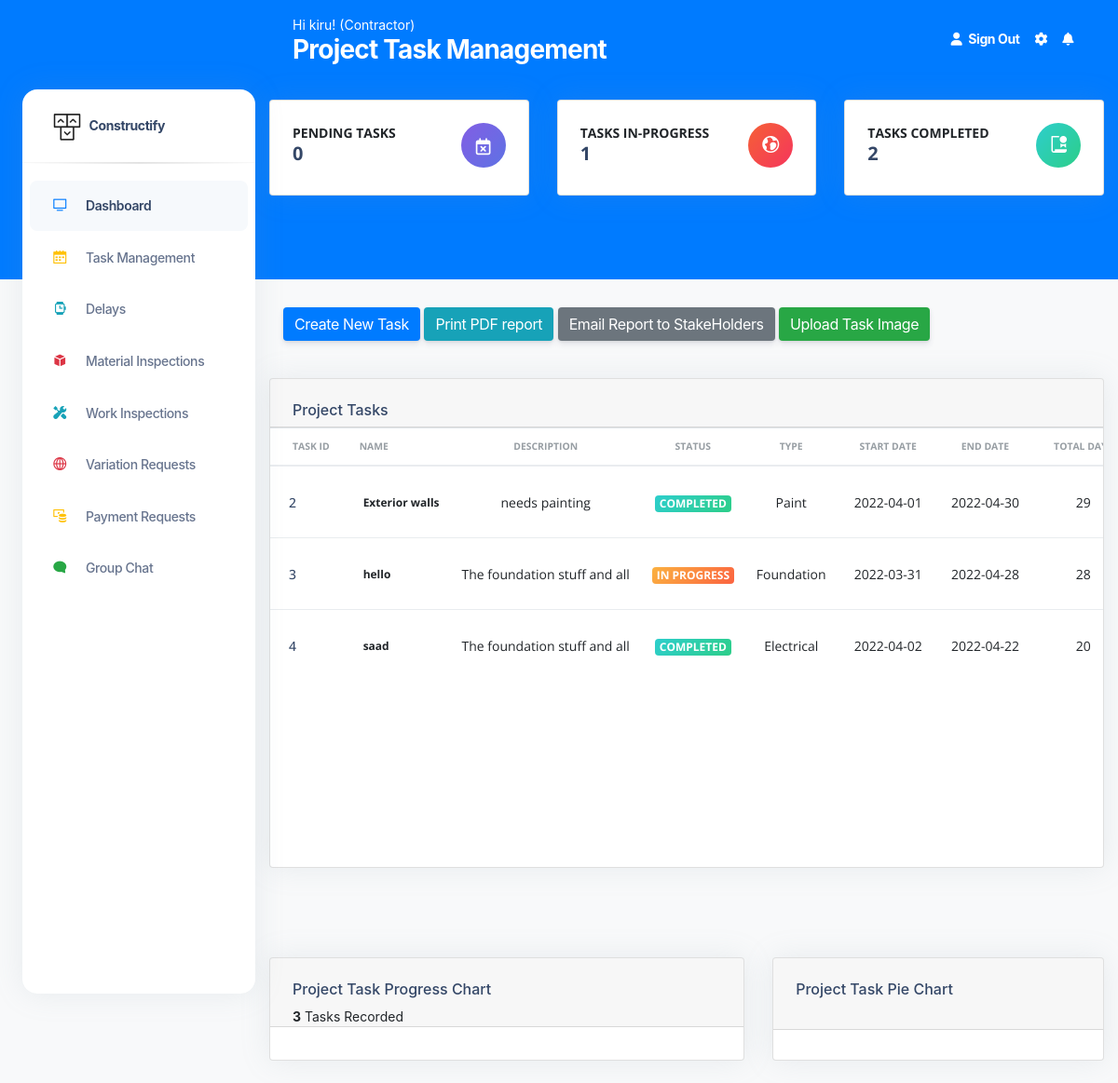
The app's page /Tasks (signed in) with its own data.
### construct/models.py (models this page shows, shortened)
class User(db.Model, UserMixin):
    id = db.Column(db.Integer(), nullable=False, primary_key=True)
    username = db.Column(db.String(length=30), nullable=False, unique=True)
    email_address = db.Column(db.String(length=50),
                              nullable=False, unique=True)
    password_hash = db.Column(db.String(length=50),
                              nullable=False, unique=True)
    role = db.Column(db.String(length=30), nullable=False, unique=False)
    contact_number = db.Column(db.String(length=30), nullable=False, unique=False)
    @property
    def password(self):
        return self.password

class Tasks(db.Model):
    id = db.Column(db.Integer(), nullable=False, primary_key=True)
    Name = db.Column(db.String(length=30), nullable=False)
    description = db.Column(db.String(length=30), nullable=False)
    phase = db.Column(db.String(length=30), nullable=False)
    Percentage = db.Column(db.Integer(), nullable=False,default=0)
    start_date = db.Column(db.String(length=30), nullable=False)
    end_date = db.Column(db.String(length=30), nullable=False)
    status = db.Column(db.String(length=30), nullable=True, default="Pending")
    total_estimated_cost = db.Column(db.String(length=30), nullable=False)
    total_days = db.Column(db.Integer(), nullable=False)

### construct/routes.py (the view)
@app.route("/Tasks", methods=['GET', 'POST'])
@login_required
def Taskpage():
    taskform = TaskForm()
    tasks = Tasks.query.all()
    pending_tasks= Tasks.query.filter(Tasks.status == "Pending").count()
    completed_tasks= Tasks.query.filter(Tasks.status == "Completed").count()
    inprogress_tasks= Tasks.query.filter(Tasks.status == "In Progress").count()
    data = {'Task' : 'Status', 'Pending' : pending_tasks, 'In Progress' : inprogress_tasks, 'Completed' : completed_tasks}
    task_count = pending_tasks + completed_tasks + inprogress_tasks
    page_name= "Tasks"
    page_message="Project Task Management"
    if request.method == "GET":
        page_message="Project Task Management"
    return render_template('TaskManagementpage.html', tasks=tasks, taskform=taskform, inprogress_tasks=inprogress_tasks,completed_tasks=completed_tasks, pending_tasks=pending_tasks, data=data,page_message=page_message, task_count=task_count,page_name=page_name)

### construct/models.py (called while the page is built)
@login_manager.user_loader
def load_user(user_id):
    return User.query.get(int(user_id))

### construct/templates/TaskManagementpage.html (shortened to what this page needs)
<!DOCTYPE html>
<html lang="en">
<head>
  <link href="{{ url_for('static', filename='assets')}}/css/nucleo-icons.css" rel="stylesheet" />
  <link href="{{ url_for('static', filename='assets')}}/css/nucleo-svg.css" rel="stylesheet" />
  <link href="{{ url_for('static', filename='assets')}}/css/nucleo-svg.css" rel="stylesheet" />
  <link id="pagestyle" href="{{ url_for('static', filename='assets')}}/css/argon-dashboard.css?v=2.0.2"
    rel="stylesheet" />
  <link rel="stylesheet" type="text/css"
    href="https://stackpath.bootstrapcdn.com/bootstrap/4.2.1/css/bootstrap.min.css">
</head>
{% include 'includes/GlobalSideNavbar.html' %}
<main class="main-content position-relative border-radius-lg ">
  {% include 'includes/GlobalNavbar.html' %}
  <div class="container-fluid py-4">
    <div class="row">
      <div class="col-xl-4 col-sm-6 mb-xl-0 mb-4">
        <div class="card">
          <div class="card-body p-4">
            <div class="row">
              <div class="col-8">
                <div class="numbers">
                  <p class="text-sm mb-0 text-uppercase font-weight-bold">Pending Tasks</p>
                  <h5 class="font-weight-bolder">
                    {{pending_tasks}}
                  </h5>
                </div>
              </div>
              <div class="col-4 text-end">
                <div class="icon icon-shape bg-gradient-primary shadow-primary text-center rounded-circle">
                  <i class="fa fa-calendar-times-o text-lg opacity-10" aria-hidden="true"></i>
                </div>
              </div>
            </div>
          </div>
        </div>
      </div>
      <div class="col-xl-4 col-sm-6 mb-xl-0 mb-4">
        <div class="card">
          <div class="card-body p-4">
            <div class="row">
              <div class="col-8">
                <div class="numbers">
                  <p class="text-sm mb-0 text-uppercase font-weight-bold">Tasks In-Progress</p>
                  <h5 class="font-weight-bolder">
                  {{inprogress_tasks}}
                  </h5>
                </div>
              </div>
              <div class="col-4 text-end">
                <div class="icon icon-shape bg-gradient-danger shadow-danger text-center rounded-circle">
                  <i class="ni ni-world text-lg opacity-10" aria-hidden="true"></i>
                </div>
              </div>
            </div>
          </div>
        </div>
      </div>
      <div class="col-xl-4 col-sm-6 mb-xl-0 mb-4">
        <div class="card">
          <div class="card-body p-4">
            <div class="row">
              <div class="col-8">
                <div class="numbers">
                  <p class="text-sm mb-0 text-uppercase font-weight-bold">Tasks Completed</p>
                  <h5 class="font-weight-bolder">
                    {{completed_tasks}}
                  </h5>
                </div>
              </div>
              <div class="col-4 text-end">
                <div class="icon icon-shape bg-gradient-success shadow-success text-center rounded-circle">
                  <i class="ni ni-paper-diploma text-lg opacity-10" aria-hidden="true"></i>
                </div>
              </div>
            </div>
          </div>
        </div>
      </div>
    </div>
  </div>
  <br><br><br><br>
  <div class="col-10">
    <div class="container">
      <div class="row">
        <div class="col text-left">
          {% if current_user.role == 'Contractor' %}
          <a href="{{url_for('TaskCreate')}}" class="btn btn-primary" role="button" aria-disabled="true"
            target="_blank">Create New Task</a>
            {% endif %}
          <a href="{{url_for('TaskPDFPage')}}" class="btn btn-info" role="button" aria-disabled="true">Print PDF report</a>
            <a href="{{url_for('TaskPDFPage')}}?needs_to_be_emailed=Yes" class="btn btn-secondary" role="button" aria-disabled="true"
            target="_blank">Email Report to StakeHolders</a>
            {% if current_user.role == 'Contractor' %}
            <a href="{{url_for('TaskImageUpload')}}" class="btn btn-success" role="button" aria-disabled="true"
            target="_blank">Upload Task Image</a>
            {% endif %}
        </div>
      </div>
    </div>
  </div>
  <div class="container-fluid py-4">
    <div class="row">
      <div class="col-12">
        <div class="card mb-4">
          <div class="card-header pb-0">
            <h6>Project Tasks</h6>
          </div>
          <div class="card-body px-0 pt-0 pb-2">
            <div class="table-responsive p-0">
              <table class="table align-items-center mb-10">
                <thead>
                  <tr>
                    <th class="text-uppercase text-secondary text-xxs font-weight-bolder opacity-7">Task ID</th>
                    <th class="text-uppercase text-secondary text-xxs font-weight-bolder opacity-7 ps-2">Name</th>
                    <th class="text-center text-uppercase text-secondary text-xxs font-weight-bolder opacity-7">
                      Description</th>
                    <th class="text-center text-uppercase text-secondary text-xxs font-weight-bolder opacity-7">Status
                    </th>
                    <th class="text-center text-uppercase text-secondary text-xxs font-weight-bolder opacity-7">Type
                    </th>
                    <th class="text-center text-uppercase text-secondary text-xxs font-weight-bolder opacity-7">Start
                      Date</th>
                    <th class="text-center text-uppercase text-secondary text-xxs font-weight-bolder opacity-7">End Date
                    </th>
                    <th class="text-center text-uppercase text-secondary text-xxs font-weight-bolder opacity-7">Total
                      Days</th>
                  </tr>
                </thead>
                <tbody>
                  {% for task in tasks %}
                  <tr>
                    <td>
                      <div class="d-flex px-2 py-1">
                        <div class="d-flex flex-column justify-content-center">
                          <h6 class="mb-0 text-sm">{{task.id}}</h6>
                        </div>
                      </div>
                    </td>
                    <td>
                      <p class="text-xs font-weight-bold mb-0">{{task.Name}}</p>
                    </td>
                    <td class="align-middle text-center text-sm">
                      <p class="mb-0 text-sm">{{task.description}}</p>
                    </td>
                    {% if 'Completed' in task.status %}
                    <td class="align-middle text-center">
                      <span class="badge badge-sm bg-gradient-success">{{task.status}}</span>
                    </td>
                    {% endif %}
                    {% if 'In Progress' in task.status %}
                    <td class="align-middle text-center">
                      <span class="badge badge-sm bg-gradient-warning">{{task.status}}</span>
                    </td>
                    {% endif %}
                    <td class="align-middle text-center">
                      <p class="mb-0 text-sm">{{task.phase}}</p>
                    </td>
                    <td class="align-middle text-center">
                      <p class="mb-0 text-sm">{{task.start_date}}</p>
                    </td>
                    <td class="align-middle text-center">
                      <p class="mb-0 text-sm">{{task.end_date}}</p>
                    </td>
                    <td class="align-middle text-center">
                      <p class="mb-0 text-sm">{{task.total_days}}</p>
                    </td>
                  </tr>
                  {% endfor %}
                </tbody>
              </table>
            </div>
          </div>
        </div>
      </div>
    </div>
  </div>
  <div class="container-fluid py-4">
    <div class="row mt-4">
      <div class="col-lg-7">
        <div class="card z-index-2 h-100">
          <div class="card-header pb-0">
            <h6 class="text-capitalize">Project Task Progress chart</h6>
            <p class="text-sm mb-0">
              <span class="font-weight-bold">{{task_count}}</span> Tasks Recorded
            </p>
          </div>
          <div class="card-body p-3">
          </div>
        </div>
      </div>
      <div class="col-lg-5">
        <div class="card z-index-2 h-100">
          <div class="card-header pb-0">
            <h6 class="text-capitalize">Project Task Pie Chart</h6><br>
          </div>
          <div class="card-body p-3">
          </div>
        </div>
      </div>
    </div>
  </div>
  </body>
</html>

### construct/templates/includes/GlobalNavbar.html (shortened to what this page needs)
<nav class="navbar navbar-main navbar-expand-lg px-0 mx-4 shadow-none border-radius-xl " id="navbarBlur" data-scroll="false">
    <div class="container-fluid py-1 px-3">
      <nav aria-label="breadcrumb">
        <ol class="breadcrumb bg-transparent mb-0 pb-0 pt-1 px-0 me-sm-6 me-5">
          <li class="breadcrumb-item text-sm text-white active" aria-current="page">Hi {{current_user.username}}! ({{current_user.role}}) </li>
        </ol>
        <h3 class="font-weight-bolder text-white mb-0"> {{page_message}}</h3>
      </nav>
        <ul class="navbar-nav  justify-content-end">
          <li class="nav-item d-flex align-items-left">
            <a href="{{url_for('logout_page')}}" class="nav-link text-white font-weight-bold px-0">
              <i class="fa fa-user me-sm-1"></i>
              <span class="d-sm-inline d-none">Sign Out</span>
            </a>
          </li>
          <li class="nav-item px-3 d-flex align-items-center">
            <a href="javascript:;" class="nav-link text-white p-0">
              <i class="fa fa-cog fixed-plugin-button-nav cursor-pointer"></i>
            </a>
          </li>
          <li class="nav-item dropdown pe-2 d-flex align-items-center">
            <a href="javascript:;" class="nav-link text-white p-0" id="dropdownMenuButton" data-bs-toggle="dropdown" aria-expanded="false">
              <i class="fa fa-bell cursor-pointer"></i>
            </a>
          </li>
        </ul>
      </div>
  </nav>

### construct/static/assets/css/nucleo-svg.css (style rules this page uses)
.icon { display: inline-block; color: #111111; height: 1em; width: 1em; }
.icon { fill: currentColor; stroke: none; }

### records on screen
User: username "kiru", role "Contractor"
Tasks: id "2", Name "Exterior walls", description "needs painting", status "COMPLETED", phase "Paint", start_date "2022-04-01", end_date "2022-04-30", total_days "29"
Tasks: id "3", Name "hello", description "The foundation stuff and all", status "IN PROGRESS", phase "Foundation", start_date "2022-03-31", end_date "2022-04-28", total_days "28"
Tasks: id "4", Name "saad", description "The foundation stuff and all", status "COMPLETED", phase "Electrical", start_date "2022-04-02", end_date "2022-04-22", total_days "20"

### other values on screen
{{ page_message }} "Project Task Management"
{{ pending_tasks }} "0"
{{ inprogress_tasks }} "1"
{{ completed_tasks }} "2"
{{ task_count }} "3"
